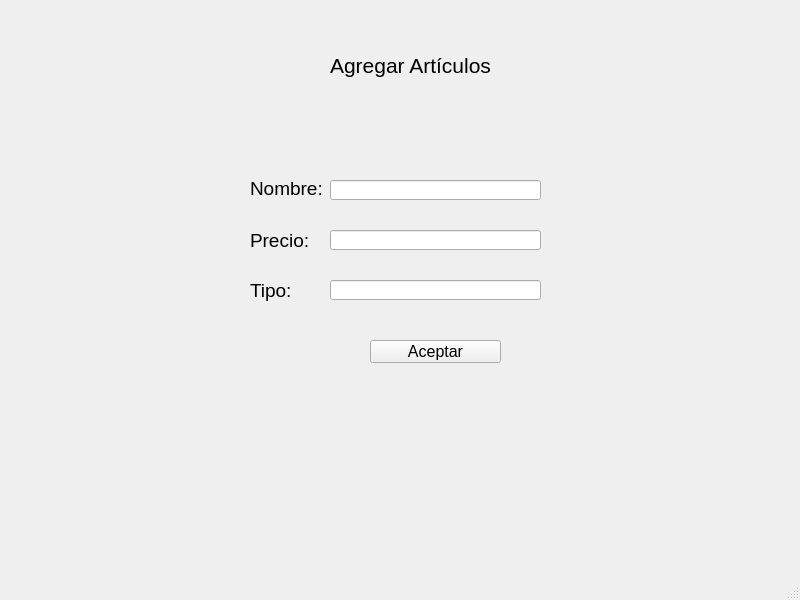
<?xml version="1.0" encoding="UTF-8"?>
<ui version="4.0">
 <class>MainWindow</class>
 <widget class="QMainWindow" name="MainWindow">
  <property name="geometry">
   <rect>
    <x>0</x>
    <y>0</y>
    <width>800</width>
    <height>600</height>
   </rect>
  </property>
  <property name="windowTitle">
   <string>MainWindow</string>
  </property>
  <widget class="QWidget" name="centralwidget">
   <widget class="QLabel" name="label">
    <property name="geometry">
     <rect>
      <x>330</x>
      <y>50</y>
      <width>161</width>
      <height>31</height>
     </rect>
    </property>
    <property name="font">
     <font>
      <pointsize>16</pointsize>
     </font>
    </property>
    <property name="text">
     <string>Agregar Artículos</string>
    </property>
   </widget>
   <widget class="QLabel" name="label_2">
    <property name="geometry">
     <rect>
      <x>250</x>
      <y>180</y>
      <width>81</width>
      <height>16</height>
     </rect>
    </property>
    <property name="font">
     <font>
      <pointsize>14</pointsize>
     </font>
    </property>
    <property name="text">
     <string>Nombre:</string>
    </property>
   </widget>
   <widget class="QLabel" name="label_3">
    <property name="geometry">
     <rect>
      <x>250</x>
      <y>230</y>
      <width>81</width>
      <height>21</height>
     </rect>
    </property>
    <property name="font">
     <font>
      <pointsize>14</pointsize>
     </font>
    </property>
    <property name="text">
     <string>Precio:</string>
    </property>
   </widget>
   <widget class="QLabel" name="label_4">
    <property name="geometry">
     <rect>
      <x>250</x>
      <y>280</y>
      <width>61</width>
      <height>21</height>
     </rect>
    </property>
    <property name="font">
     <font>
      <pointsize>14</pointsize>
     </font>
    </property>
    <property name="text">
     <string>Tipo:</string>
    </property>
   </widget>
   <widget class="QLineEdit" name="input_nombre">
    <property name="geometry">
     <rect>
      <x>330</x>
      <y>180</y>
      <width>211</width>
      <height>20</height>
     </rect>
    </property>
   </widget>
   <widget class="QLineEdit" name="input_tipo">
    <property name="geometry">
     <rect>
      <x>330</x>
      <y>280</y>
      <width>211</width>
      <height>20</height>
     </rect>
    </property>
   </widget>
   <widget class="QLineEdit" name="input_precio">
    <property name="geometry">
     <rect>
      <x>330</x>
      <y>230</y>
      <width>211</width>
      <height>20</height>
     </rect>
    </property>
   </widget>
   <widget class="QPushButton" name="btn_aceptar">
    <property name="geometry">
     <rect>
      <x>370</x>
      <y>340</y>
      <width>131</width>
      <height>23</height>
     </rect>
    </property>
    <property name="font">
     <font>
      <pointsize>12</pointsize>
     </font>
    </property>
    <property name="text">
     <string>Aceptar</string>
    </property>
   </widget>
  </widget>
  <widget class="QMenuBar" name="menubar">
   <property name="geometry">
    <rect>
     <x>0</x>
     <y>0</y>
     <width>800</width>
     <height>21</height>
    </rect>
   </property>
  </widget>
  <widget class="QStatusBar" name="statusbar"/>
 </widget>
 <resources/>
 <connections/>
</ui>
